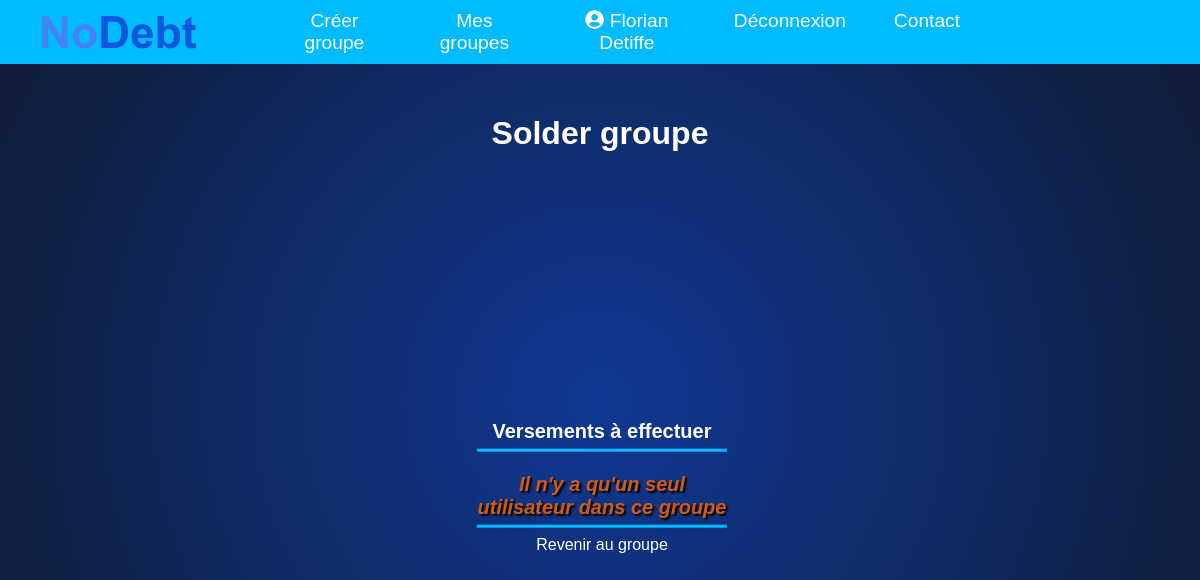
The page /soldeGroup.php?gid=4 (signed in) on the database as committed earlier.
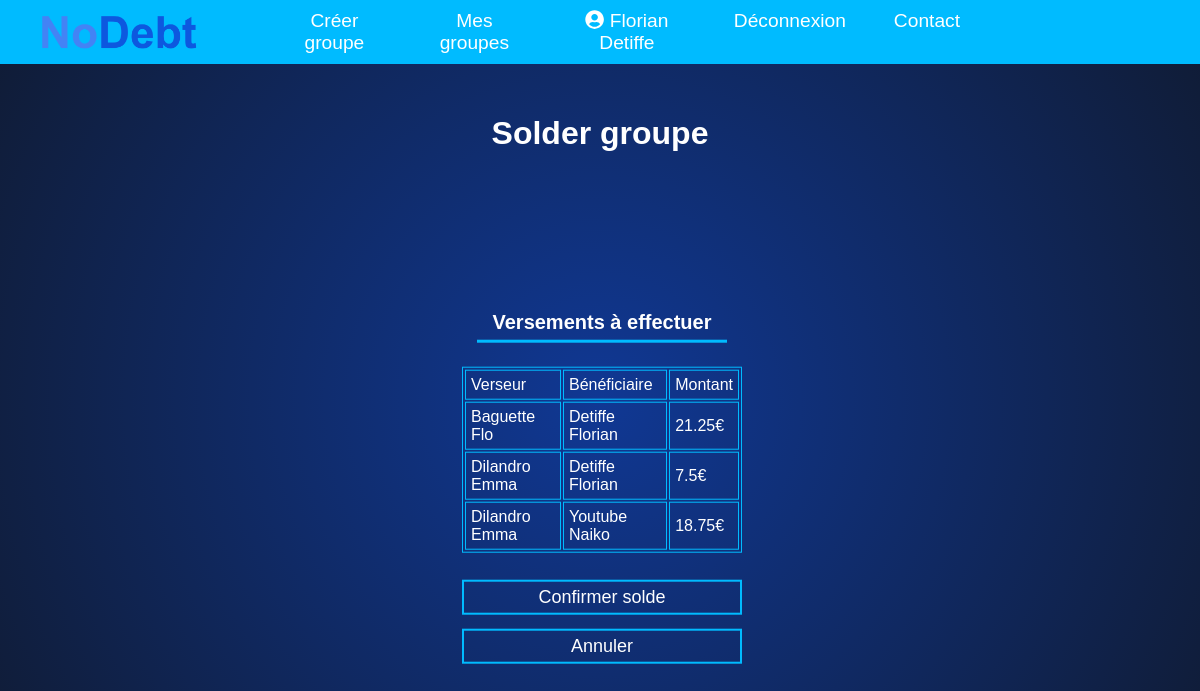
The same page on the database as committed later.
### tables this page shows
CREATE TABLE `Utilisateur` (
  `uid` int(11) NOT NULL,
  `courriel` varchar(256) NOT NULL,
  `nom` text,
  `prenom` text,
  `motPasse` text,
  `estActif` tinyint(1) DEFAULT NULL
);

CREATE TABLE `Groupe` (
  `gid` int(11) NOT NULL,
  `nom` text,
  `devise` varchar(20) DEFAULT NULL,
  `uid` int(11) DEFAULT NULL
);

CREATE TABLE `Participer` (
  `uid` int(11) NOT NULL,
  `gid` int(11) NOT NULL,
  `estConfirme` tinyint(1) DEFAULT NULL
);

### php/db_utilisateur.inc.php (called while the page is built, shortened)
<?php
class UtilisateurRepository {
    public function getUtilisateurById($uid) {
        $result = null;
        try {
            $bdd = DBLink::connect2db(MYDB, $message);
            $stmt = $bdd->prepare("SELECT * FROM " . self::TABLE_NAME . " WHERE uid = :uid");
            $stmt->bindValue(':uid', $uid);
            if ($stmt->execute()) {
                $result = $stmt->fetchObject("Utilisateur\Utilisateur");
            } else {
                $message .= 'Une erreur système est survenue.<br> Veuillez essayer à nouveau plus tard ou contactez l\'administrateur du site. (Code erreur: ' . $stmt->errorCode() . ')<br>';
            }
        } catch (PDOException $e) {
            $message .= $e->getMessage() . '<br>';
        }
        return $result;
    }
    public function getUtilisateursFromGid($gid) {
        $result  = null;
        try {
            $bdd = DBLink::connect2db(MYDB, $message);
            $stmt = $bdd->prepare("SELECT * FROM ".self::TABLE_NAME." u JOIN Participer p on u.uid = p.uid WHERE p.gid = :gid && p.estConfirme = 1");
            $stmt->bindValue(':gid', $gid);
            if ($stmt->execute()){
                $result = $stmt->fetchAll(PDO::FETCH_CLASS, "Utilisateur\Utilisateur");
            }
        } catch(PDOException $e) {}
        return $result;
    }
}

### php/db_depense.inc.php (called while the page is built, shortened)
<?php
class DepenseRepository {
    public function getTotalByGid($gid) {
        $result  = null;
        try {
            $bdd = DBLink::connect2db(MYDB, $message);
            $stmt = $bdd->prepare("SELECT SUM(montant) FROM ".self::TABLE_NAME." WHERE gid = :gid");
            $stmt->bindValue(':gid', $gid);
            if ($stmt->execute()){
                $result = $stmt->fetch(PDO::FETCH_NUM);
            }
        } catch(PDOException $e) {}
        return $result[0];
    }
    public function getTotalFromUserByGid($uid, $gid) {
        $result  = null;
        try {
            $bdd = DBLink::connect2db(MYDB, $message);
            $stmt = $bdd->prepare("SELECT SUM(montant) FROM ".self::TABLE_NAME." WHERE gid = :gid && uid = :uid");
            $stmt->bindValue(':gid', $gid);
            $stmt->bindValue(':uid', $uid);
            if ($stmt->execute()){
                $result = $stmt->fetch(PDO::FETCH_NUM);
            }
        } catch(PDOException $e) {}
        return $result[0];
    }
}

### php/myFct.inc.php (called while the page is built, shortened)
<?php
require_once 'db_utilisateur.inc.php';
function calculerVersements(array $differenceArray, array $versements)
{
    foreach ($differenceArray as $currentUid => $currentD) {
        if ($currentD > 0) {
            while ($currentD != 0) {
                $initialD = $currentD;
                $firstNeg = getFirstNegative($differenceArray);
                $currentD += $firstNeg[1];
                if ($currentD < 0) {
                    $prob = abs($currentD);
                    $firstNeg[1] = $currentD;
                    $versement = new Versement();
                    $versement->uidVerseur = $firstNeg[0];
                    $versement->uidBenefi = $currentUid;
                    $versement->montant = $initialD;
                    $versements[] = $versement;
                    $currentD += $prob;
                    actualizeFirstNeg($differenceArray, $firstNeg);
                    actualizeCurrent($differenceArray, $currentUid, $currentD);
                } else if ($currentD > 0) {
                    $versement = new Versement();
                    $versement->uidVerseur = $firstNeg[0];
                    $versement->uidBenefi = $currentUid;
                    $versement->montant = abs($firstNeg[1]);
                    $versements[] = $versement;
                    $firstNeg[1] = 0;
                    actualizeFirstNeg($differenceArray, $firstNeg);
                    actualizeCurrent($differenceArray, $currentUid, $currentD);
                } else {
                    $versement = new Versement();
                    $versement->uidVerseur = $firstNeg[0];
                    $versement->uidBenefi = $currentUid;
                    $versement->montant = abs($firstNeg[1]);
                    $versements[] = $versement;
                }
            }
        }
    }
    return array($versements, $differenceArray);
}
function getFirstNegative($differenceArray) {
    foreach ($differenceArray as $uid => $d) {
        if($d < 0) {
            return array($uid, $d);
        }
    }
    return NULL;
}
function actualizeCurrent(&$differenceArray, $currentUid, $currentD) {
    foreach ($differenceArray as $uid => $d) {
        if($currentUid == $uid) {
            $differenceArray[$uid] = $currentD;
        }
    }
}

### php/db_groupe.inc.php (called while the page is built, shortened)
<?php
class GroupeRepository {
    public function showGroupById($gid) {
        $result = null;
        try {
            $bdd = DBLink::connect2db(MYDB, $message);
            $stmt = $bdd->prepare("SELECT * FROM " . self::TABLE_NAME . " WHERE gid = :gid");
            $stmt->bindValue(':gid', $gid);
            if ($stmt->execute()) {
                $result = $stmt->fetchObject("Groupe\Groupe");
            } else {
                $message .= 'Une erreur système est survenue.<br> Veuillez essayer à nouveau plus tard ou contactez l\'administrateur du site. (Code erreur: ' . $stmt->errorCode() . ')<br>';
            }
        } catch (PDOException $e) {
            $message .= $e->getMessage() . '<br>';
        }
        return $result;
    }
}

### soldeGroup.php (the view, shortened to what the changed rows need)
<?php
require_once 'php/db_depense.inc.php';
require_once 'php/db_utilisateur.inc.php';
require_once 'php/db_groupe.inc.php';
require_once 'php/myFct.inc.php';
$gid = $_GET['gid'];
$groupeRepository = new GroupeRepository();
$group = $groupeRepository->showGroupById($gid);
$devise = "";
if (strcmp($group->devise, "euro") == 0) {
    $devise = "€";
} else {
    $devise = "$";
}
$utilisateurRepository = new UtilisateurRepository();
$utilisateurs = $utilisateurRepository->getUtilisateursFromGid($gid);
$depenseRepository = new DepenseRepository();
$depenses = $depenseRepository->getAllDepenseByGid($gid);
$total = $depenseRepository->getTotalByGid($gid);
$moyPerUser = $total / sizeof($utilisateurs);
$differenceArray = array();
foreach ($utilisateurs as $u) {
    $diff = round(($depenseRepository->getTotalFromUserByGid($u->uid, $gid) - $moyPerUser), 2);
    $differenceArray[$u->uid] = $diff;
}
if (empty($depenses)) {
    $message = "Il n'y a aucune dépense pour ce groupe";
} else if (sizeof($utilisateurs) == 1) {
    $message = "Il n'y a qu'un seul utilisateur dans ce groupe";
} else {
    $versements = array();
    list($versements, $differenceArray) = calculerVersements($differenceArray, $versements);
}
include("inc/header.inc.php");
?>
<main class="groupsMain">
    <h1>Solder groupe</h1>
    <section>
        <form method="post">
            <fieldset class="fieldset-box">
                <h2>Versements à effectuer</h2>
                <?php
                if (!empty($message)) {
                    echo '
                    <section class="alertbox">
                        <h2 class="connexion-message">' . $message . '</h2>
                        <section class="help-connect">
                            <a href="group.php?gid=' . $gid . '">Revenir au groupe</a>
                        </section>
                    </section>
                    ';
                }
                ?>
                <?php
                if (isset($versements)) {
                    echo '
                        <table class="groupsTab">
                <tr>
                    <td>Verseur</td>
                    <td>Bénéficiaire</td>
                    <td>Montant</td>
                </tr>';
                    foreach ($versements as $v) {
                        $verseur = $utilisateurRepository->getUtilisateurById($v->uidVerseur);
                        $benefi = $utilisateurRepository->getUtilisateurById($v->uidBenefi);
                        echo '
                    <tr>
                        <td>' . $verseur->nom . ' ' . $verseur->prenom . '</td>
                        <td>' . $benefi->nom . ' ' . $benefi->prenom . '</td>
                        <td>' . $v->montant . $devise . '</td>
                    </tr>
                    ';
                    }
                    echo '</table>';
                }
                ?>
                <?php
                if (empty($message)) {
                    echo '
                <input class="btn" type="submit" name="oui" value="Confirmer solde">
                <input class="btn" type="submit" name="non" value="Annuler">
                    ';
                }
                ?>
            </fieldset>
        </form>
    </section>
</main>

Rows that differ between the two databases and show on the page:
now on this page (row edited): utilisateur: nom "Baguette", prenom "Flo"
now on this page (row edited): utilisateur: nom "Detiffe", prenom "Florian"
now on this page (row unchanged): groupe: devise "€"
added utilisateur: nom "Dilandro", prenom "Emma"
added utilisateur: nom "Youtube", prenom "Naiko"
added participer: uid "18.75"
Other text that changed with them:
form field oui: (not shown) → "Confirmer solde"
form field non: (not shown) → "Annuler"
$message: "Il n'y a qu'un seul utilisateur dans ce groupe" → (not shown)
text no longer shown: "Revenir au groupe"
text now shown: "Verseur Bénéficiaire Montant"
new list line: "21.25"
new list line: "7.5"
